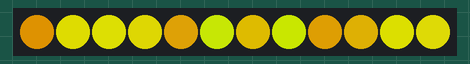
Bench run of a sketch on a simulated Arduino Nano, built with avr-gcc and run on an emulated ATmega328P. Parts: 12 RGB LEDs in strip order, left to right. Dim RGB values are drawn brighter than linear; random numbers use the default seed unless the sketch sets one.

Above: at 0.29 s.
At 3.94 s:
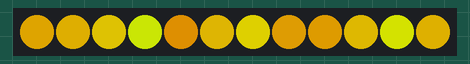
At 8.89 s:
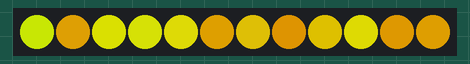
At 17.3 s:
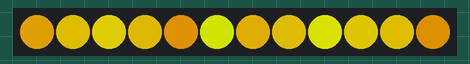
At 28.79 s:
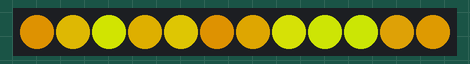
At 39.71 s:
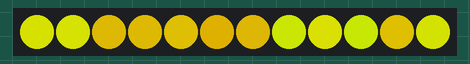

The sketch:

Pumpkin_colour-_change.ino
```cpp
/*************************************************************************************************
                                      PROGRAMMINFO
**************************************************************************************************
Funktion: Pumpkin, Farbwechsel 8 LED-Ring NANO

**************************************************************************************************
Version: 12.09.2024
**************************************************************************************************
Board: NANO
**************************************************************************************************
Libraries:
https://github.com/espressif/arduino-esp32/tree/master/libraries
C:\Users\User\Documents\Arduino
D:\gittemp\Arduino II\A156_Wetterdaten_V3
**************************************************************************************************
C++ Arduino IDE V1.8.19
**************************************************************************************************
Einstellungen:
https://dl.espressif.com/dl/package_esp32_index.json
http://dan.drown.org/stm32duino/package_STM32duino_index.json
http://arduino.esp8266.com/stable/package_esp8266com_index.json
**************************************************************************************************/


#include <Adafruit_NeoPixel.h> // Die Adafruit NeoPixel Bibliothek wird verwendet um den LED-Ring anzusteuern
#ifdef __AVR__
#include <avr/power.h>
#endif

#define PIN 5 // Datenleitung an Pin 5
Adafruit_NeoPixel strip = Adafruit_NeoPixel(12, PIN, NEO_GRB + NEO_KHZ800); // In diesem Beispiel sind am LED Ring 8 Pixel.

void setup() {
  strip.begin();
  strip.show(); // Alle Pixel zu Beginn ausschalten
}

void loop() {
  for (int i = 0; i < strip.numPixels(); i++) {
    strip.setPixelColor(i, strip.Color(155, random(100,183), random(5))); // Die Pixel leuchten jeweils rot-orange in zufälligen Farben
  }

  strip.show();
  delay(random(100));
}
```
